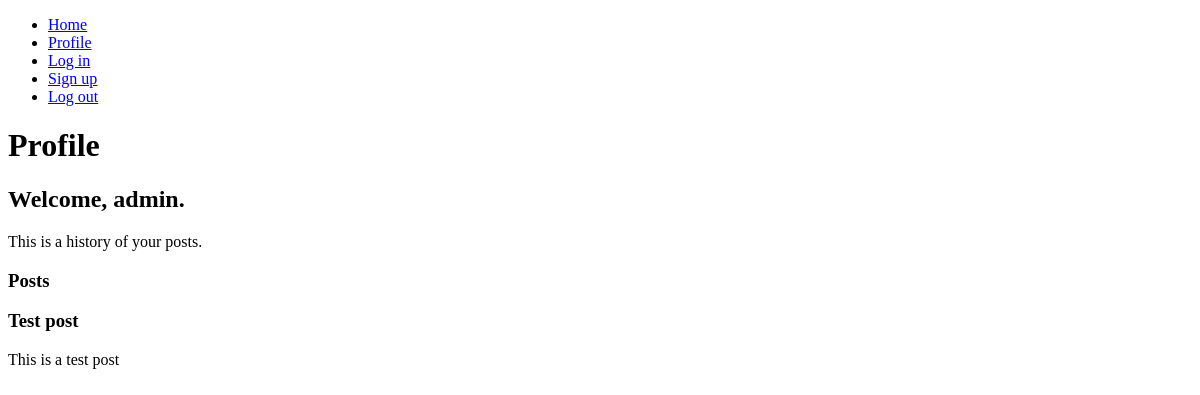
Before: /reddit/profile/ (signed in) with the older database file.
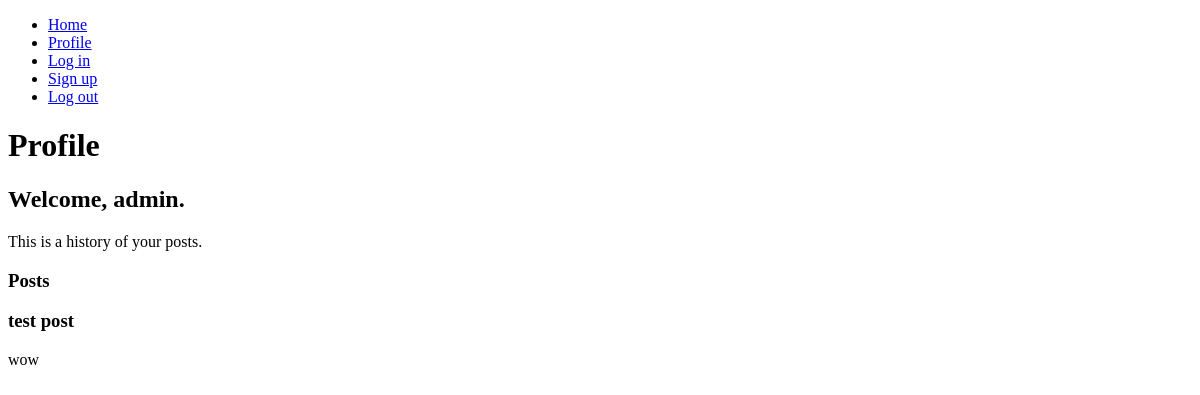
After: the same page with the newer database file.
### reddit_app/models.py (models this page shows, shortened)
class Post(models.Model):
    title = models.CharField(max_length=200)
    author = models.ForeignKey(User, on_delete=models.CASCADE)
    text = models.CharField(max_length=200)
    created_at = models.DateTimeField(auto_now_add=True)

### reddit_app/views.py (the view)
# urls.py: path("profile/", views.profile, name="profile"),
def profile(request):
    user = request.user
    posts = Post.objects.filter(author=user)
    context = {"posts": posts, "user": user}
    return render(request, "reddit_app/profile.html", context)

### templates/reddit_app/profile.html (shortened to what this page needs)
{% extends "base.html" %}
{% block content %}
<h1>Profile</h1>
<div>
    <h2>Welcome, {{user.username}}.</h2>
    <p>This is a history of your posts.</p>
    <div>
        <h3>Posts</h3>
        {% if posts.count %}
            {% for post in posts %}
                <h3>{{post.title}}</h3>
                <p>{{post.text}}</p>
            {% endfor %}
        {% else %}
            <p>You do not have any posts yet.</p>
        {% endif %}
    </div>
{% endblock content %}

Changed rows visible on the page:
removed Post: title "Test post", text "This is a test post"
added Post: title "test post", text "wow"
